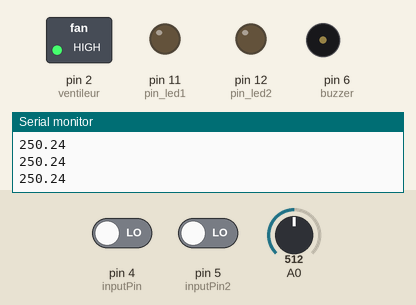
A sketch run on a simulated Arduino Uno, built with avr-gcc and run on an emulated ATmega328P. Parts: switched loads named in the sketch (green lamp = pin HIGH), output pins drawn as LEDs (lit = HIGH), buzzer (waves = sounding, pin HIGH), the last lines printed to the serial monitor. The test bench sets the inputs (shaded band); at power-on: pin 4 (inputPin) LOW, A0 = 512, pin 5 (inputPin2) LOW.

Above: at 1.2 s.
1.3 s: pin 4 (inputPin) driven HIGH
At 2.1 s:
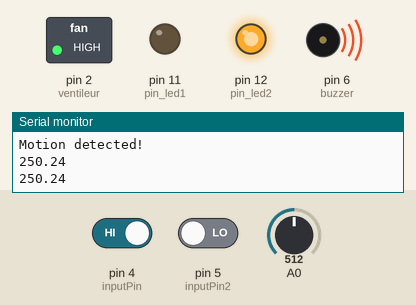
3.0 s: A0 set to 66
4.5 s: A0 set to 58
At 5.7 s:
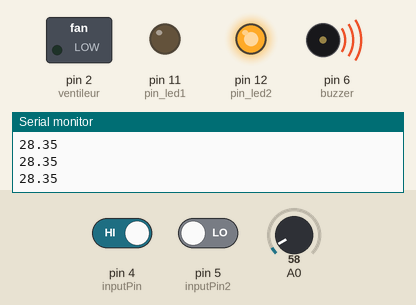
6.0 s: pin 4 (inputPin) driven LOW
At 7.1 s:
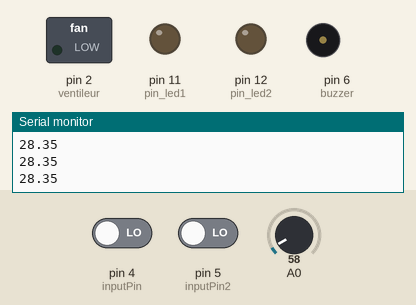
7.5 s: pin 5 (inputPin2) driven HIGH
At 8.4 s:
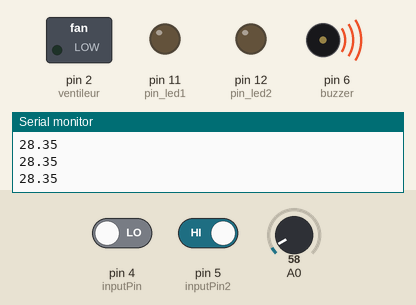
9.0 s: A0 set to 122
At 9.6 s:
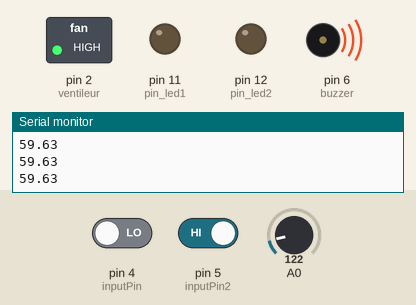
Timing chart, 0 to 11.5 s (numbered marks = the images above; inputs shaded):
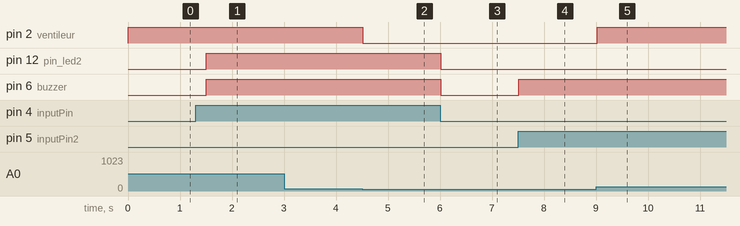

Measured:
- the behaviour switches between 62 and 61 on A0 (found by bisection; images 1 and 2)
- after the input at 1.3 s, pin 12 (pin_led2), pin 6 (buzzer): LOW → HIGH after 0.20 s
- after the input at 4.5 s, pin 2 (ventileur): HIGH → LOW at once
- after the input at 6.0 s, pin 12 (pin_led2), pin 6 (buzzer): HIGH → LOW at once
- after the input at 7.5 s, pin 6 (buzzer): LOW → HIGH at once
- after the input at 9.0 s, pin 2 (ventileur): LOW → HIGH at once

The sketch:

arduino.ino
```cpp
#define pin_led1 11
#define pin_led2 12
int ventileur=2;
#define buzzer 6
int inputPin = 4;
int inputPin2 = 5; // choose the input pin (for PIR sensor)
          int pirState = LOW;             // we start, assuming no motion detected
          int val = 0;
          int pirState2 = LOW;             // we start, assuming no motion detected
          int val2 = 0; // variable for reading the pin status
void setup() {
  // put your setup code here, to run once:
  pinMode(pin_led1, OUTPUT);
  digitalWrite(pin_led1, LOW);
pinMode(ventileur, OUTPUT);
  digitalWrite(ventileur, LOW);
  pinMode(inputPin, INPUT);     // declare sensor as input
            pinMode(buzzer, OUTPUT);
  digitalWrite(buzzer, LOW);
  pinMode(pin_led2, OUTPUT);
  digitalWrite(pin_led2, LOW);
    pinMode(inputPin2, INPUT);
            Serial.begin(9600);
}

void loop() {
  // put your main code here, to run repeatedly:
int valeur_brute = analogRead(A0);

  float temperature_celcius = valeur_brute * (5.0 / 1023.0 * 100.0);

  Serial.println(temperature_celcius);
  if (temperature_celcius>30)
     digitalWrite(ventileur,HIGH);
     else
     digitalWrite(ventileur,LOW);


      val = digitalRead(inputPin);  // read input value
            if (val == HIGH) {            // check if the input is HIGH
              if (pirState == LOW) {
                // we have just turned on
                Serial.println("Motion detected!");
                digitalWrite(buzzer,HIGH);
                digitalWrite(pin_led2,HIGH);
                // We only want to print on the output change, not state
                pirState = HIGH;
              }
            } else {
              if (pirState == HIGH){
                // we have just turned of
                  digitalWrite(buzzer,LOW);
                digitalWrite(pin_led2,LOW);
                Serial.println("Motion ended!");
                // We only want to print on the output change, not state
                pirState = LOW;
              }
            }


            //senario1
            val2 = digitalRead(inputPin2);  // read input value
            if (val2 == HIGH) {            // check if the input is HIGH
              if (pirState2 == LOW) {
                // we have just turned on
                Serial.println("Motion detected!");
                digitalWrite(buzzer,HIGH);

                // We only want to print on the output change, not state
                pirState2 = HIGH;
              }
            } else {
              if (pirState2 == HIGH){
                // we have just turned of
                  digitalWrite(buzzer,LOW);

                Serial.println("Motion ended!");
                // We only want to print on the output change, not state
                pirState2 = LOW;
              }
            }

  delay(250);
}
```
